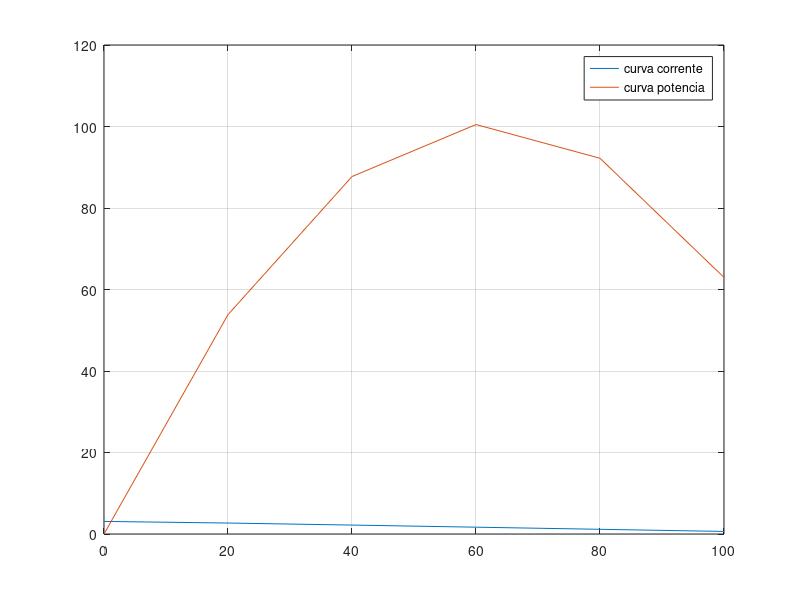

Source code (MATLAB):
% Questao 1, letra a)

Gn = 1; %[kW/m^2] irradiação solar nominal
G = Gn; %[kW/m^2] irradiação solar
Isen = 3.1656; %[A] corrente de curto-circuito nominal
Ki = 1.8*10^-3; %[A/◦C] coef. de temperatura da corrente de curto-circuito
Tn = 25; %[◦C] temp. nominal da célula fotovoltaica
Rp = 38.17; %[Ω] resistência paralela (shunt)
A = 1.7538; %fator de idealidade do diodo
Rs = 61.3*10^-3; %[Ω] resistência série
Is = 5.68*10^-6; %[A] corrente de saturação do diodo (valor nominal) 


k = 1.38*10^-23; %[J/K] constante de Boltzmann
q = 1.602*10^-19; %[C] carga do elétron
T = 0; %[◦C] temperatura da célula
Vt = (k*T)/q;


tol = 0.2;
lambda = 0.8;
In = 0;
Ia = 0;

corrente = [];
potencia = [];
V = 0:20:100;

for s = 1:length(V)
    var = 1.1;
while var > tol

    Ia = In;
    
    Ipv = (G/Gn)*(Isen+Ki*(T-Tn));
    Id = 0; %Is*exp((V(s)+Rs*Ia)/Vt*A)-1;
    Ip = (V(s)+Rs*Ia)/Rp;
    
    In = Ipv - Ip;
    In = lambda*In + (1-lambda)*Ia;
    
    var = In-Ia;
    
end

P = V(s)*In;
corrente = [corrente, In];
potencia = [potencia, P];
end

figure
plot(V, corrente)
hold on
plot(V, potencia)
grid on
legend('curva corrente','curva potencia')